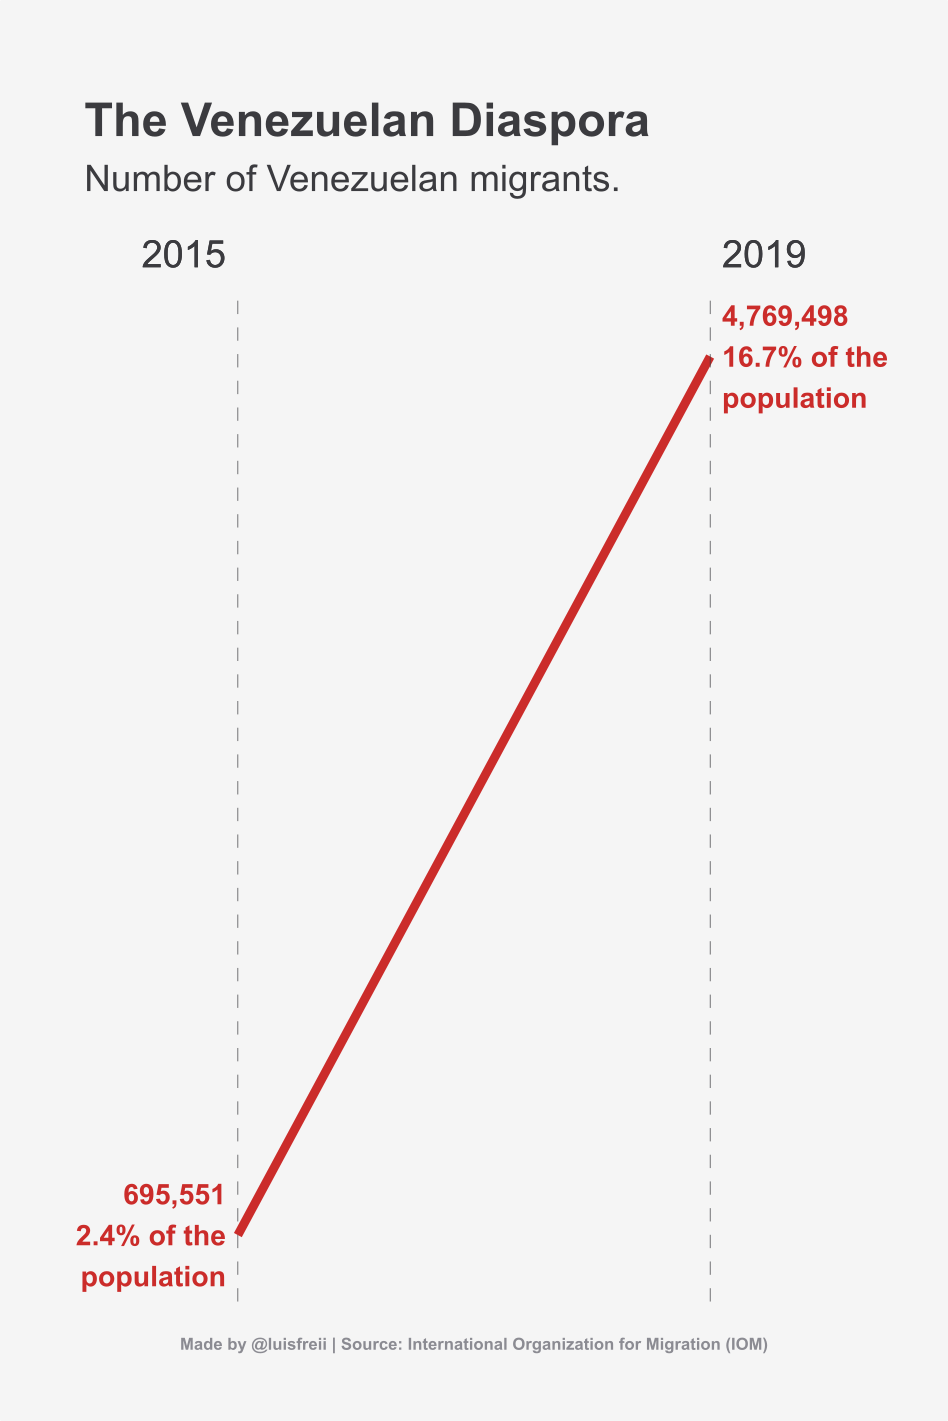

Here is the R script that generated this plot:
#Load packages
library(tidyverse)
library(extrafont)

#Create tibble. Numbers come from pdf in IOM, PDF in the folder.
tibble(
  migrants = c(695551, 4769498),
  year = c(2015, 2019),
  total_pop = 28515829,
  percentage = migrants * 100 / total_pop
) -> migrants


#Create tibble with labels
tibble(
  position = c(2014.9, 2019.1),
  value = migrants$migrants,
  text = c(glue::glue("{format(migrants[[1, 1]], big.mark = ',')}\n{round(migrants[[1, 4]], 1)}% of the\npopulation"),
           glue::glue("{format(migrants[[2, 1]], big.mark = ',')}\n{round(migrants[[2, 4]], 1)}% of the\npopulation"))
)  -> labels



#Plot
ggplot(migrants) +
  geom_line(aes(year, migrants), 
            color = "#CB2C2A", 
            size = 1.25) + 
  geom_text(labels, mapping = aes(position, value, label = text, hjust = c(1, 0)),
            family = "Arial Narrow",
            color = "#CB2C2A",
            fontface = "bold",
            size = 3) +
  geom_text(label = "2015", x = 2014.9, 
            y = 1.1 * (max(migrants$migrants)), 
            hjust = 1, 
            size = 4, 
            family = "Arial Narrow",
            color = "#3B3B3F") + 
  geom_text(label = "2019", x = 2019.1, 
            y = 1.1 * (max(migrants$migrants)), 
            hjust = 0, 
            size = 4, 
            family = "Arial Narrow",
            color = "#3B3B3F") +
  geom_vline(xintercept = 2015, 
             linetype = "dashed", 
             size = .1, 
             color = "#3B3B3F") + 
  geom_vline(xintercept = 2019, 
             linetype = "dashed", 
             size = .1, 
             color = "#3B3B3F") +
  xlim(2014, 2020) +
  ylim(600000, 4850000) +
  coord_cartesian(clip = "off") +
  labs(title = "The Venezuelan Diaspora",
       subtitle = "Number of Venezuelan migrants.",
       caption = "\nMade by @luisfreii | Source: International Organization for Migration (IOM)") +
  theme_void() +
  theme(plot.subtitle = element_text(margin = margin(t = .2, b = 1, unit = "cm"),
                                     family = "Arial Narrow",
                                     size = 11,
                                     color = "#3B3B3F"),
        plot.margin = margin(25, 25, 20, 25),
        plot.title.position = "plot",
        plot.caption = element_text(face = "bold", 
                                    family = "Arial Narrow", 
                                    size = 5, 
                                    hjust = 0.5,
                                    color = "#8B8B92"),
        plot.title = element_text(family = "Arial Narrow",
                                  size = 14,
                                  face = "bold",
                                  color = "#3B3B3F"),
        panel.background = element_rect(color = "#F5F5F5",
                                        fill = "#F5F5F5"),
        plot.background = element_rect(color = "#F5F5F5",
                                       fill = "#F5F5F5"))
  
#Code to save the plot
# ggsave("5.Slope.png",
#        width = 10,
#        height = 15,
#        units = "cm",
#        dpi = 320)

# ggsave("5.Slope.svg",
#        width = 10,
#        height = 15,
#        units = "cm",
#        dpi = 320)
